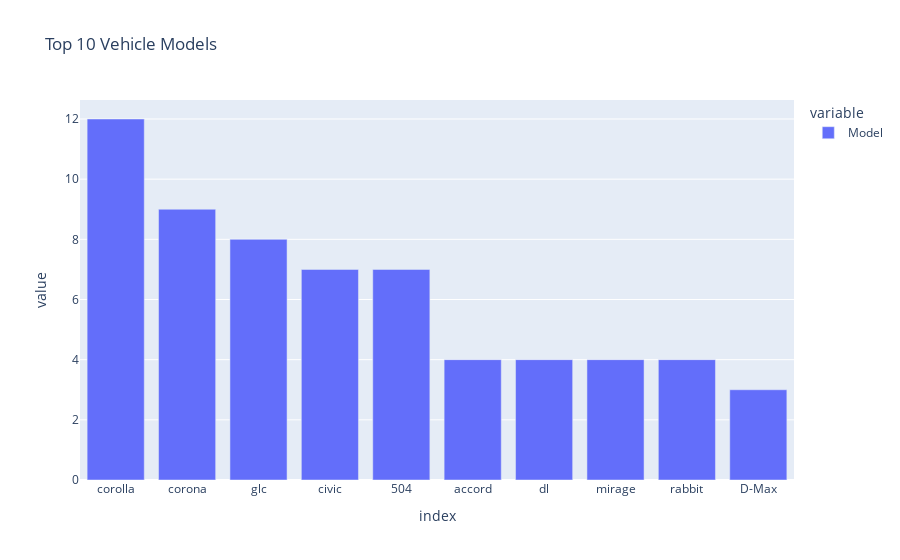

Notebook source saved alongside this figure:
### Code cell
# Create a model columns
clean_data["Model"] = clean_data["CarName"].str.split(" ").str[1]
clean_data["Model"].value_counts()

top_10_model = pd.Series(clean_data["Model"].value_counts().head(n=10))
top_10_model_perc = pd.Series(clean_data["Model"].value_counts(normalize=True).head(n=10))

fig = px.bar(top_10_model, title="Top 10 Vehicle Models")
fig.show()

### Figure 1 — Plotly figure (JSON) as saved in the notebook; plotly's stock layout.template omitted (floating-point values rounded to 4 significant figures)
{"data": [{"alignmentgroup": "True", "hovertemplate": "variable=Model<br>index=%{x}<br>value=%{y}<extra></extra>", "legendgroup": "Model", "marker": {"color": "#636efa", "pattern": {"shape": ""}}, "name": "Model", "offsetgroup": "Model", "orientation": "v", "showlegend": true, "textposition": "auto", "type": "bar", "x": ["corolla", "corona", "glc", "civic", "504", "accord", "dl", "mirage", "rabbit", "D-Max"], "xaxis": "x", "y": [12, 9, 8, 7, 7, 4, 4, 4, 4, 3], "yaxis": "y"}], "layout": {"barmode": "relative", "legend": {"title": {"text": "variable"}, "tracegroupgap": 0}, "title": {"text": "Top 10 Vehicle Models"}, "xaxis": {"anchor": "y", "domain": [0, 1], "title": {"text": "index"}}, "yaxis": {"anchor": "x", "domain": [0, 1], "title": {"text": "value"}}}}
